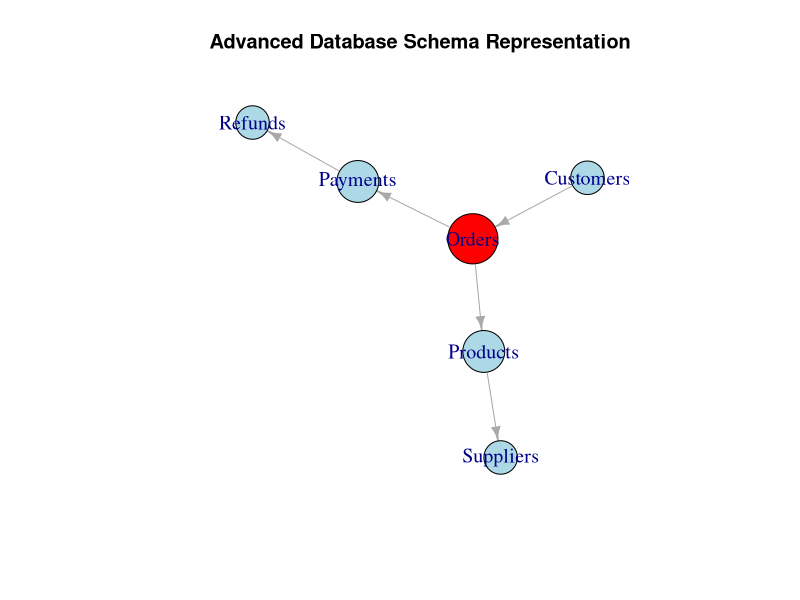

Source code (R):
## ---- chunk 1
knitr::opts_chunk$set(echo = TRUE)
## ---- chunk 2
library(igraph)
library(data.table)
## ---- chunk 3
edges <- data.table(from = c("Customers", "Orders", "Orders", "Payments", "Products"),
                    to = c("Orders", "Payments", "Products", "Refunds", "Suppliers"))

# Convert into Graph Structure
graph <- graph_from_data_frame(edges, directed = TRUE)
## ---- chunk 4
node_degree <- degree(graph, mode = "all")  # Total connections (in + out)
betweenness_values <- betweenness(graph)  # Centrality measure
## ---- chunk 5
V(graph)$size <- node_degree * 5 + 15  # Adjust size based on degree
V(graph)$color <- ifelse(node_degree > 2, "red", "lightblue")  # Highlight key nodes
V(graph)$label <- V(graph)$name  # Display table names
## ---- chunk 6
set.seed(42)  # Ensures consistent layout
plot(graph, 
     layout = layout_with_kk(graph),  # Kamada-Kawai layout for better structure
     vertex.size = V(graph)$size,  
     vertex.color = V(graph)$color, 
     vertex.label.cex = 1.2, 
     edge.arrow.size = 0.7, 
     edge.color = "darkgrey",
     main = "Advanced Database Schema Representation")
